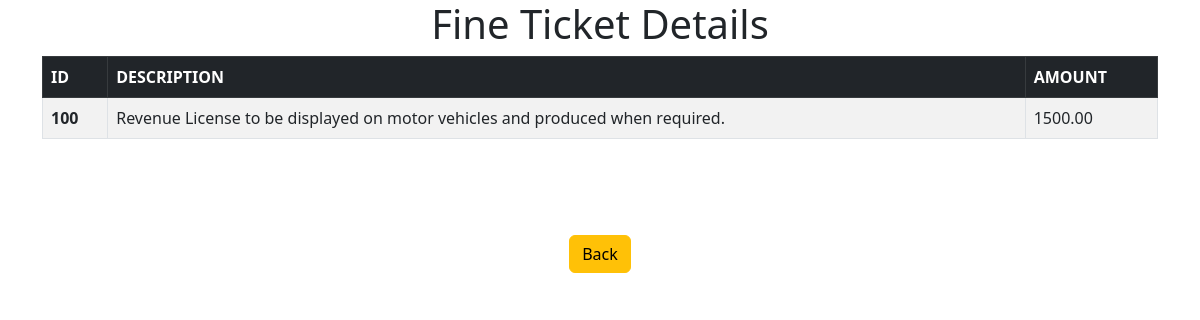
The app's page /admin/fines/view_fine.php?fine_id=100 with its own data.
### tables this page shows
CREATE TABLE FINE_TICKETS(FINE_ID INTEGER PRIMARY KEY AUTO_INCREMENT,FINE_DESCRIPTION VARCHAR(255) NOT NULL,
FINE_AMOUNT DECIMAL(10,2) NOT NULL);

### admin/fines/view_fine.php (the view, shortened to what this page needs)
<?php include "../../connection.php"?>
<!DOCTYPE html>
<html lang="en">
<head>
    <link href="https://cdn.jsdelivr.net/npm/bootstrap@5.2.2/dist/css/bootstrap.min.css" rel="stylesheet">
</head>
<body>
<h1 class="text-center">Fine Ticket Details</h1>
    <div class="container">
        <table class="table table-striped table-bordered table-hover">
            <thead class="table-dark">
                <tr>
                    <th  scope="col">ID</th>
                    <th  scope="col">DESCRIPTION</th>
                    <th  scope="col">AMOUNT</th>
                </tr>
            </thead>
            <tbody>
                <?php
                    if (isset($_GET['fine_id']))
                    {
                        $fine_id = $_GET['fine_id'];
                        $query="SELECT * FROM FINE_TICKETS WHERE FINE_ID = {$fine_id} ";
                        $view_fine= mysqli_query($conn,$query);
                        while($row = mysqli_fetch_assoc($view_fine))
                        {
                            $id = $row['FINE_ID'];
                            $desc = $row['FINE_DESCRIPTION'];
                            $amt = $row['FINE_AMOUNT'];
                            echo "<tr >";
                            echo "  <th scope='row' >{$id}</th>";
                            echo "  <td > {$desc}</td>";
                            echo "  <td >{$amt} </td>";
                            echo "</tr >";
                        }
                    }
                ?>
            </tbody>
        </table>
    </div>
    <div class="container text-center mt-5">
        <a href="view_all_fine.php" class="btn btn-warning mt-5"> Back </a>
</body>
</html>

### records on screen
fine_tickets: FINE_ID "100", FINE_DESCRIPTION "Revenue License to be displayed on motor vehicles and produced when required.", FINE_AMOUNT "1500.00"
